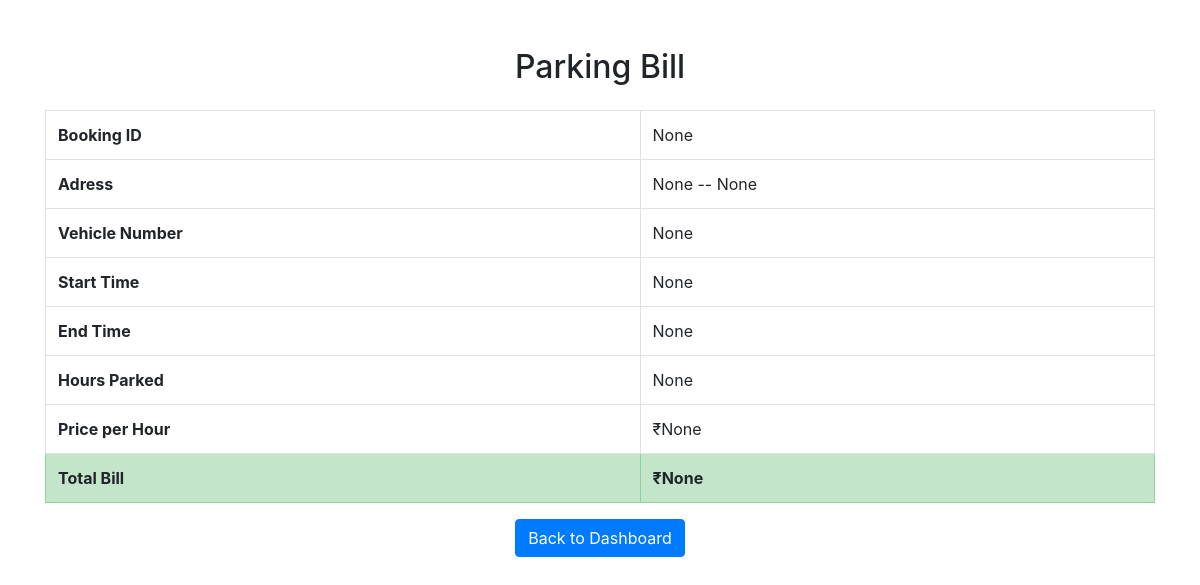
The page /user/bill/9 (signed in) on the database as committed earlier.
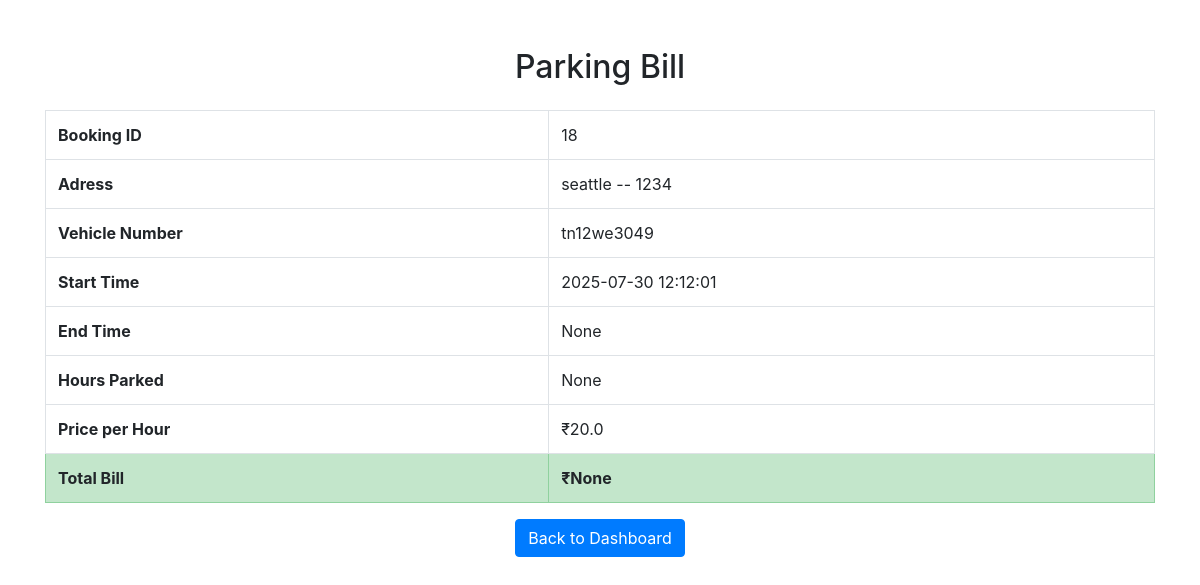
The same page on the database as committed later.
### tables this page shows
CREATE TABLE Bookings (
              booking_id  INTEGER PRIMARY KEY AUTOINCREMENT,
              spot_id     INTEGER NOT NULL,
              vehicle_id  INTEGER NOT NULL,
              start_time  DATETIME NOT NULL DEFAULT CURRENT_TIMESTAMP,
              end_time    DATETIME,
              status      TEXT    NOT NULL DEFAULT 'Booked'
                           CHECK(status IN ('Booked','Completed','Cancelled')),
              duration_hours Float Default NULL,
              total_amount Float Default NULL,
              FOREIGN KEY(spot_id)    REFERENCES ParkingSpots(spot_id)
                ON DELETE CASCADE,
              FOREIGN KEY(vehicle_id) REFERENCES Vehicles(vehicle_id)
                ON DELETE CASCADE
            );

CREATE TABLE ParkingLots (
              lot_id         INTEGER PRIMARY KEY AUTOINCREMENT,
              address        TEXT    NOT NULL,
              pin_code       TEXT,
              price_per_hour REAL    NOT NULL,
              max_spots      INTEGER NOT NULL,
              created_at     DATETIME DEFAULT CURRENT_TIMESTAMP,
              free_spots   INTEGER NOT NULL
            );

CREATE TABLE Vehicles (
              vehicle_id     INTEGER PRIMARY KEY AUTOINCREMENT,
              user_id        INTEGER NOT NULL,
              vehicle_number TEXT    NOT NULL,
              FOREIGN KEY(user_id) REFERENCES Users(user_id)
                ON DELETE CASCADE
            );

### app.py (the view)
@app.route('/user/bill/<int:spotid>', methods=['GET', 'POST'])
def bill_details(spotid):
    details = for_bill(session.get('user_id'), spotid)
    return render_template('billDisplay.html', spot=details)

### templates/billDisplay.html (shortened to what this page needs)
<!DOCTYPE html>
<html lang="en">
<head>
    <link rel="stylesheet" href="https://cdn.jsdelivr.net/npm/bootstrap@4.6.0/dist/css/bootstrap.min.css">
</head>
<body>
<div class="container mt-5">
    <h2 class="text-center mb-4">Parking Bill</h2>
    <table class="table table-bordered">
        <tr>
            <th>Booking ID</th>
            <td>{{ spot[0] }}</td>
        </tr>
        <tr>
            <th>Adress</th>
            <td>{{ spot[5] }} -- {{ spot[6] }}</td>
        </tr>
        <tr>
            <th>Vehicle Number</th>
            <td>{{ spot[1] }}</td>
        </tr>
        <tr>
            <th>Start Time</th>
            <td>{{ spot[8] }}</td>
        </tr>
        <tr>
            <th>End Time</th>
            <td>{{ spot[9] }}</td>
        </tr>
        <tr>
            <th>Hours Parked</th>
            <td>{{ spot[11] }}</td>
        </tr>
        <tr>
            <th>Price per Hour</th>
            <td>₹{{ spot[10] }}</td>
        </tr>
        <tr class="table-success">
            <th>Total Bill</th>
            <td><strong>₹{{ spot[12] }}</strong></td>
        </tr>
    </table>
    <div class="text-center">
        <a href="{{ url_for('dashboard', userid=spot[2]) }}" class="btn btn-primary">Back to Dashboard</a>
    </div>
</div>
</body>
</html>

Rows that differ between the two databases and show on the page:
added Bookings: booking_id "18", start_time "2025-07-30 12:12:01"
now on this page (row edited): ParkingLots: address "seattle"
added Vehicles: vehicle_number "tn12we3049"
Other text that changed with them:
{{ spot[6] }}: "None" → "1234"
{{ spot[10] }}: "None" → "20.0"
{{ spot[0] }}: "None" → (not shown)
{{ spot[5] }}: "None" → (not shown)
{{ spot[1] }}: "None" → (not shown)
{{ spot[8] }}: "None" → (not shown)
